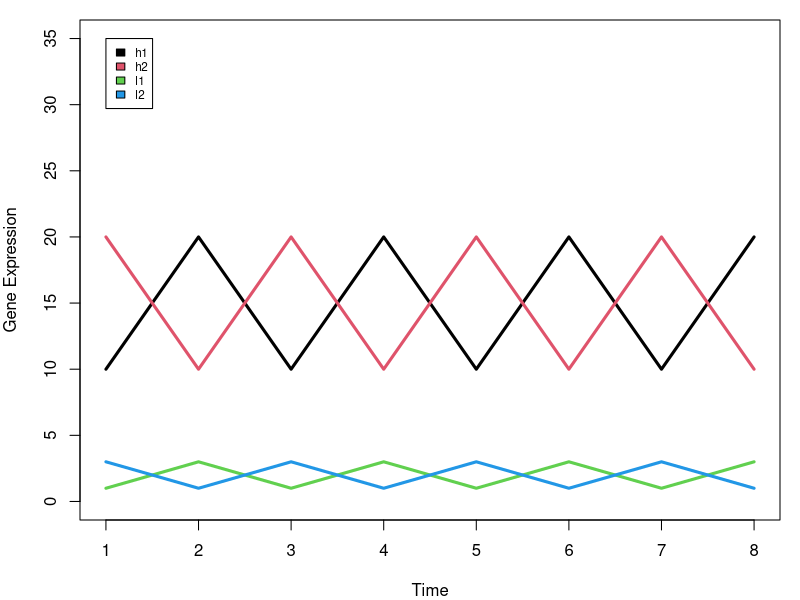
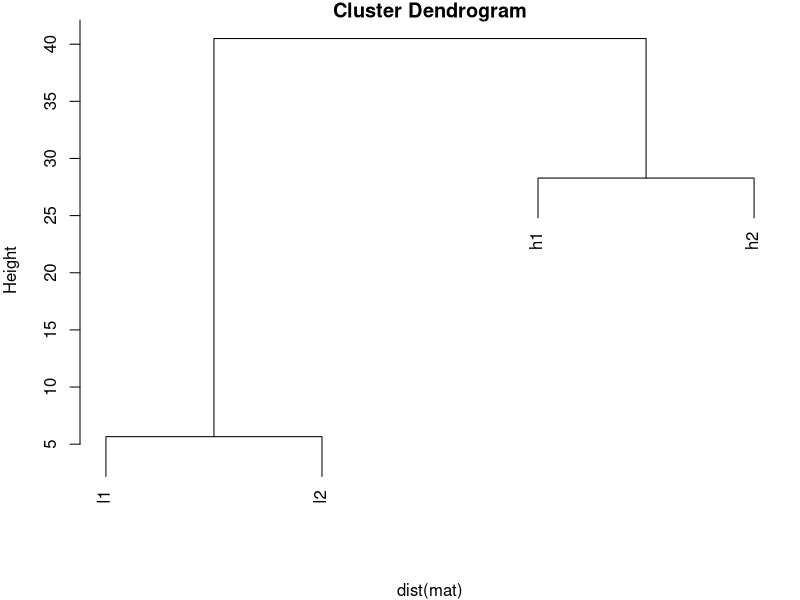
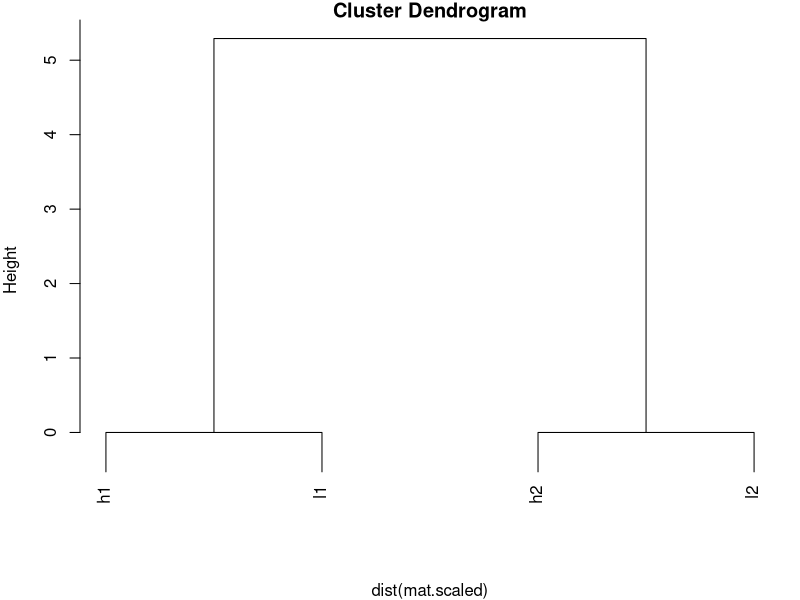
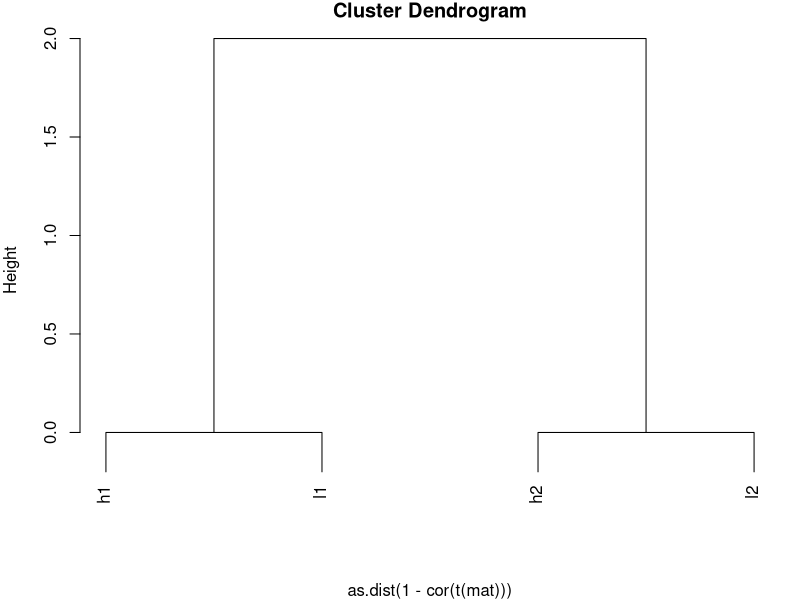
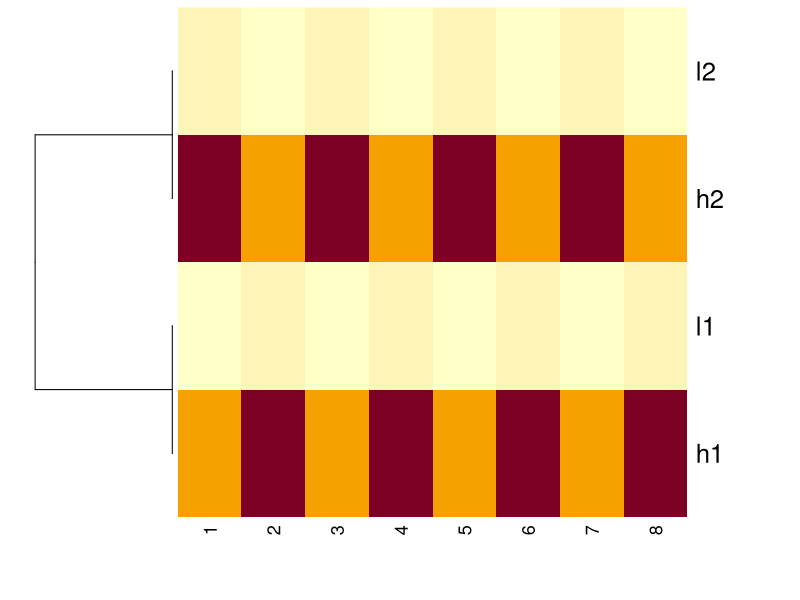
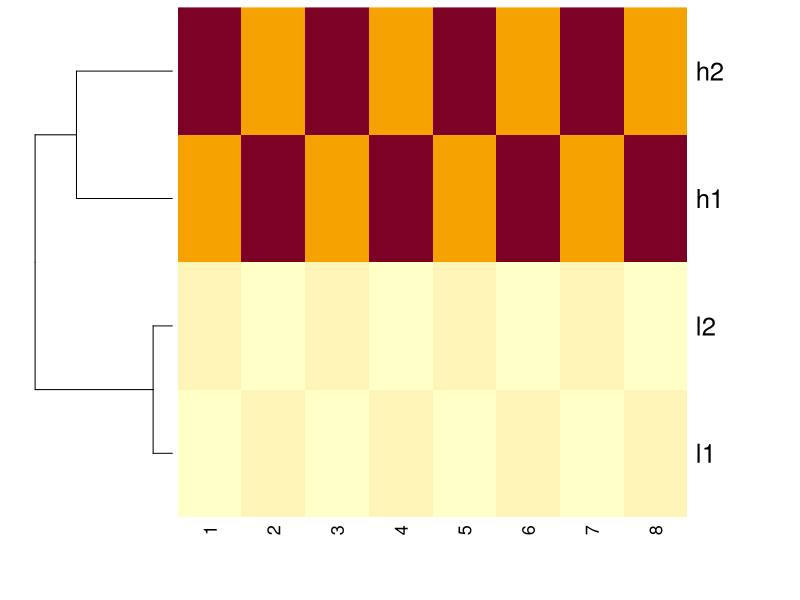
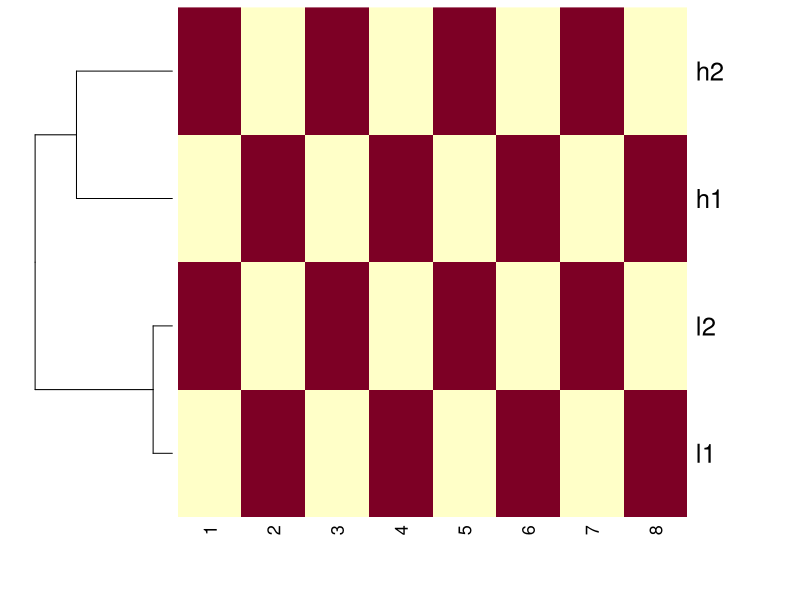
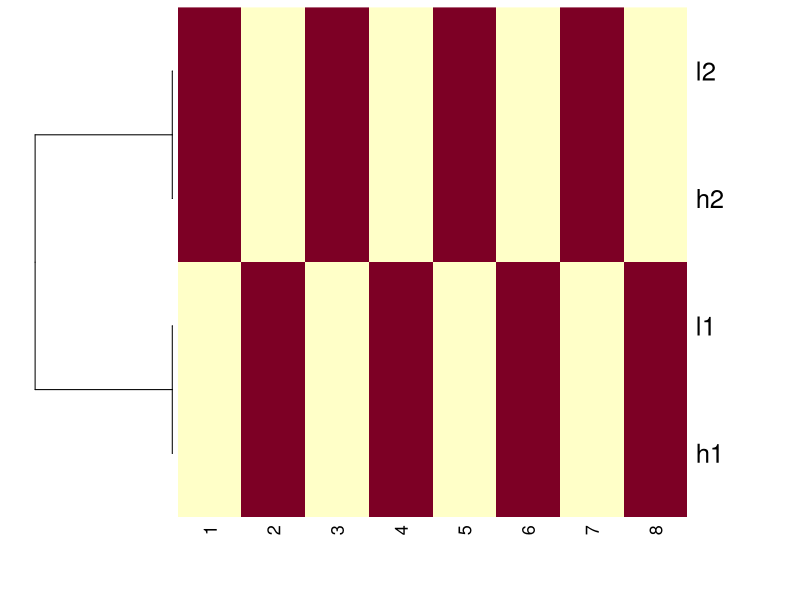

The R script that drew these images, in order:
## ---- chunk 1
library(stats)
## ---- chunk 2
h1 <- c(10,20,10,20,10,20,10,20)
h2 <- c(20,10,20,10,20,10,20,10)

l1 <- c(1,3,1,3,1,3,1,3)
l2 <- c(3,1,3,1,3,1,3,1)

mat <- rbind(h1,h2,l1,l2)
## ---- chunk 3
par(mfrow =c(1,1), mar=c(4,4,1,1))
plot(1:8,rep(0,8), ylim=c(0,35), pch="", xlab="Time", ylab="Gene Expression")

for (i in 1:nrow(mat)) {lines(1:8,mat[i,], lwd=3, col=i)}
legend(1,35,rownames(mat), 1:4, cex=0.7)
## ---- chunk 4
dist(mat)
## ---- chunk 5
plot(hclust(dist(mat)))
## ---- chunk 6
mat.scaled<- t(scale(t(mat), center=TRUE, scale = TRUE))
mat.scaled
## ---- chunk 7
dist(mat.scaled)
## ---- chunk 8
plot(hclust(dist(mat.scaled)))
## ---- chunk 9
cor(t(mat))
## ---- chunk 10
1- cor(t(mat))
## ---- chunk 11
hc <- hclust(as.dist(1-cor(t(mat))))
plot(hc)
## ---- chunk 12
heatmap(mat, Colv = NA, Rowv=as.dendrogram(hc), scale = "none")
## ---- chunk 13
heatmap(mat, trace = "none", Colv= NA, dendrogram = "row", scale = "none")
## ---- chunk 14
heatmap(mat, trace = "none", Colv= NA, dendrogram = "row", scale = "row")
## ---- chunk 15
heatmap (t(scale(t(mat), center=TRUE, scale=TRUE)), trace = "none", Colv= NA, dendrogram = "row")
## ---- chunk 16
heatmap (mat, trace = "none", 
  Colv= NA, dendrogram = "row",
  scale = "none",
  hclust=function(x) hclust(x, method="complete"), distfun=function(x) as.dist(1-cor(t(x))))
## ---- chunk 17
heatmap(mat, trace = "none", 
          Colv= NA, dendrogram = "row",
          scale = "row",
          hclust=function(x) hclust(x, method='complete'), distfun=function(x) as.dist(1-cor(t(x))))
## ---- chunk 18
heatmap(t(scale(t(mat), center=TRUE, scale=TRUE)), trace = "none", 
Colv= NA, dendrogram = "row",
hclust=function(x) hclust(x, method='complete'), distfun=function(x) as.dist(1-cor(t(x))))
